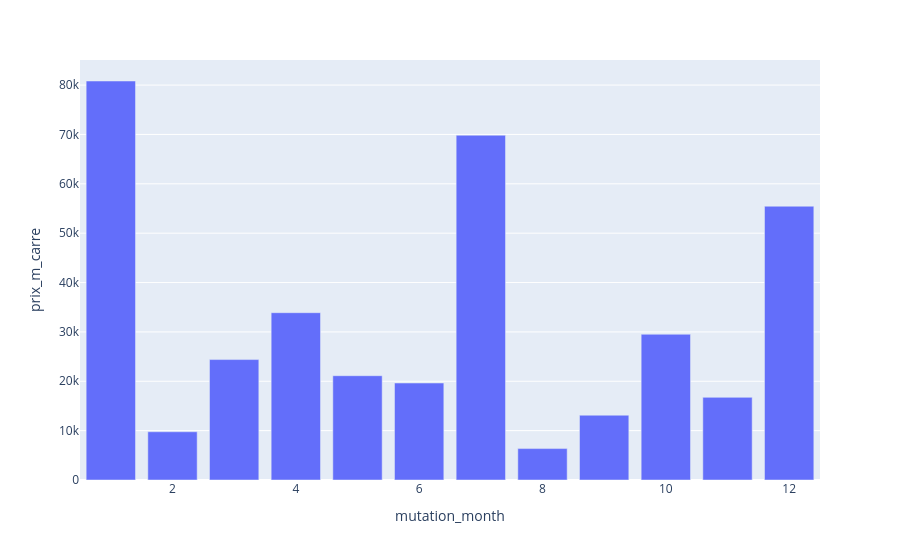

Notebook code cell kept with this figure:
### Code cell
df_price_by_month = pd.DataFrame(df2019_sample_small[mask_prix_m_carre_diff_inf].groupby(by = 'mutation_month')['prix_m_carre'].mean().reset_index())

px.bar(df_price_by_month , x = 'mutation_month' , y = 'prix_m_carre')

### Figure 1 — Plotly figure (JSON) as saved in the notebook; plotly's stock layout.template omitted (floating-point values rounded to 4 significant figures)
{"data": [{"alignmentgroup": "True", "hovertemplate": "mutation_month=%{x}<br>prix_m_carre=%{y}<extra></extra>", "legendgroup": "", "marker": {"color": "#636efa", "pattern": {"shape": ""}}, "name": "", "offsetgroup": "", "orientation": "v", "showlegend": false, "textposition": "auto", "type": "bar", "x": [1, 2, 3, 4, 5, 6, 7, 8, 9, 10, 11, 12], "xaxis": "x", "y": [80830.0, 9770.0, 24400.0, 33890.0, 21130.0, 19650.0, 69840.0, 6365.0, 13120.0, 29520.0, 16740.0, 55460.0], "yaxis": "y"}], "layout": {"barmode": "relative", "legend": {"tracegroupgap": 0}, "margin": {"t": 60}, "xaxis": {"anchor": "y", "domain": [0, 1], "title": {"text": "mutation_month"}}, "yaxis": {"anchor": "x", "domain": [0, 1], "title": {"text": "prix_m_carre"}}}}
